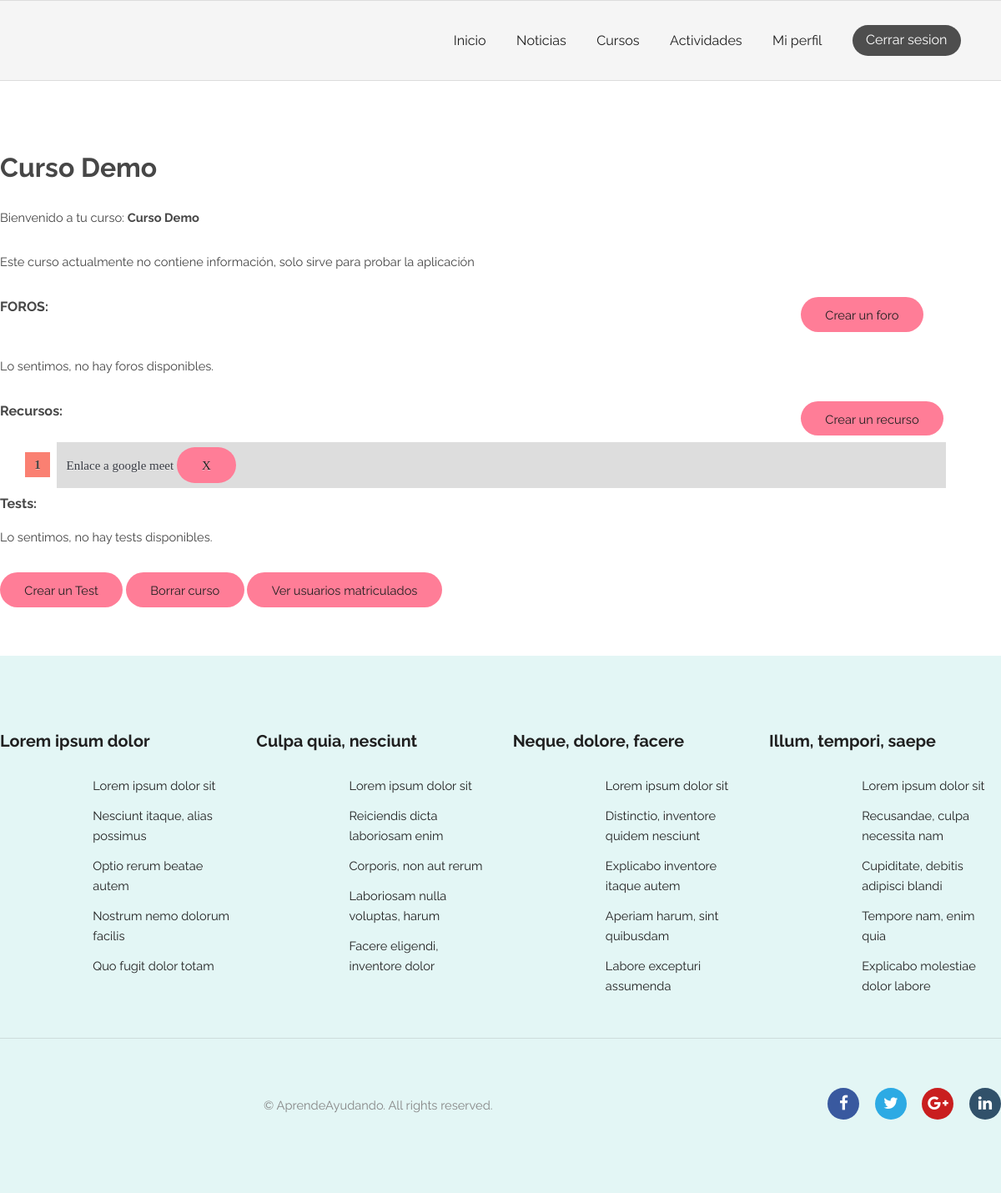
Page /courses/1/ (signed in) on the earlier database version.
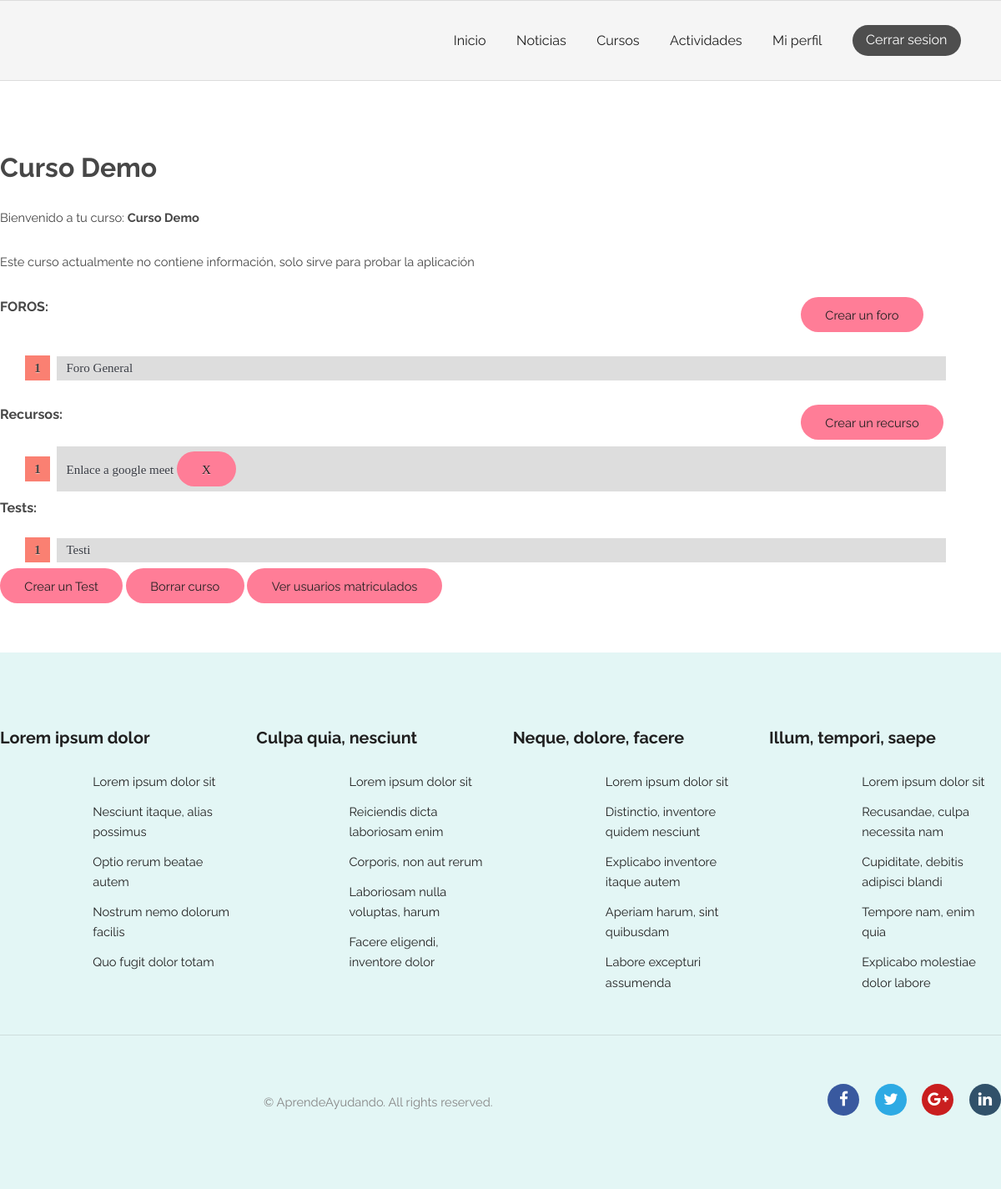
Same page on the later database version.
### courses/models.py (models this page shows, shortened)
class Course(models.Model):
    title = models.CharField(max_length=200)
    pub_date = models.DateTimeField(verbose_name="date published", auto_now_add=True)
    enrolled_users = models.ManyToManyField(get_user_model(), related_name="courses", blank=True)
    banned_users = models.ManyToManyField(get_user_model(), related_name="coursesBanned", blank=True)
    teacher = models.ForeignKey(get_user_model(), null=True, on_delete=models.CASCADE, limit_choices_to={'groups__name':'Profesor'})
    description = models.CharField(max_length=1000, blank=True)
    class Meta:
        verbose_name = "Curso"
        verbose_name_plural = "Cursos"

### resources/models.py (models this page shows)
class Resource(models.Model):
    activityCourseFk = models.IntegerField()
    activityCourseType = models.CharField(max_length=20)
    resourceText = models.CharField(max_length=200)
    resourceLink = models.CharField(max_length=200)
    pub_date = models.DateTimeField(verbose_name="date published", auto_now_add=True)
    class Meta:
        verbose_name = "Recurso"
        verbose_name_plural = "Recursos"

### forum/models.py (models this page shows, shortened)
class Forum(models.Model):
    title = models.CharField(max_length=200)
    enrolled_users = models.ManyToManyField(get_user_model(), related_name="forums", blank=True)
    author = models.ForeignKey(get_user_model(), null=True, on_delete=models.CASCADE,
                                limit_choices_to=Q(groups__name='Profesor') | Q(groups__name='EntidadPublicoPrivada'))
    activityCourseFk = models.IntegerField()
    activityCourseType = models.CharField(max_length=20)
    class Meta:
        verbose_name = "Foro"
        verbose_name_plural = "Foros"

### quiz/models.py (models this page shows, shortened)
class Quiz(models.Model):
    title = models.CharField(max_length=50)
    description = models.CharField(max_length=1000, blank=True, null=True)
    repeatable = models.BooleanField()
    show_qualification = models.BooleanField(default=False)
    class Meta:
        abstract = True

class QuizCourse(Quiz):
    course = models.ForeignKey(Course, on_delete=models.CASCADE)

### courses/views.py (the view)
# urls.py: path('<int:course_id>/', views.join, name='join'), # /courses/curso/1
@login_required
def join(request, course_id):
    course = get_object_or_404(Course, pk=course_id)
    success = False
    isOwner = is_owner(request.user, course.teacher)
    if request.user not in course.enrolled_users.all() and not isOwner :
        return inscription(request, course_id)
    forumListCourse = Forum.objects.filter(activityCourseType='Course', activityCourseFk=course.id)
    resourceListCourse = Resource.objects.filter(activityCourseType='Course', activityCourseFk=course.id)
    quizListCourse = QuizCourse.objects.filter(course=course)
    show_de_enroll = False
    if request.user in course.enrolled_users.all():
        show_de_enroll = True
    context = {
        'course': course,
        'success': success,
        'usuario': request.user,
        'isOwner': isOwner,
        'show_de_enroll':show_de_enroll,
        'forumListCourse': forumListCourse,
        'resourceListCourse': resourceListCourse,
        'quizListCourse': quizListCourse
    }
    return render(request, 'courses/curso.html', context)

### AprendeAyudando/templatetags/auth_extras.py (called while the page is built)
@register.filter(name='is_owner')
def is_owner(user, request_user):
    return True if user==request_user else False

### AprendeAyudando/templates/courses/curso.html (shortened to what this page needs)
{% extends "registration/base.html" %}
{% block style %}
    {% load static %}
    <link rel="stylesheet" type="text/css" href="{% static 'courses/style.css' %}">
{% endblock %}
{% block content %}
<section class="wrapper login">
    <div class="container 100%">
        <h1 style="padding-left: 0px;" class="courseTitle">{{ course.title }}</h1>
        <div class="courseElement">
            <div class="courseElementLeft">
                {% if isOwner %}
                    <p>Bienvenido a tu curso: <strong>{{ course.title }}</strong></p>
                {% else %}
                    <p>Hola {{ usuario.first_name }}, te encuentras en el curso: <strong>{{ course.title }}</strong> del profesor <strong>{{ course.teacher.first_name }}</strong></p>
                {% endif %}
            </div>
            <div class="courseElementRight">
            </div>
            <div class="courseElementContent">
                <p>{{course.description}}</p>
            </div>
        </div>
        <div class="courseElement">
            <div class="courseElementLeft">
                <h4>FOROS:</h4>
            </div>
            <div class="courseElementRight">
                {% if isOwner or user.is_superuser %}
                    <a  href="{% url 'forum:create' course.id %}" class="button pink">Crear un foro</a>
                {% endif %}
            </div>
            <div class="courseElementContent">
                <p>{% if forumListCourse %}
                    <ol id="prettyList" style="width:92%;">
                        {% for forum in forumListCourse %}
                            <li id="prettyListItem"><a href="{% url 'forum:join' forum.id %}">{{ forum.title }}</a></li>
                        {% endfor %}
                    </ol>
                {% else %}
                    <p>Lo sentimos, no hay foros disponibles.</p>
                {% endif %}</p>
            </div>
        </div>
        <div class="courseElement">
            <div class="courseElementLeft">
                <h4>Recursos:</h4>
            </div>
            <div class="courseElementRight">
                {% if isOwner or user.is_superuser %}
                    <a href="{% url 'resources:createResource' course.id %}" class="button pink">Crear un recurso</a>
                {% endif %}
            </div>
            <div class="courseElementContent">
                {% if resourceListCourse %}
                    <ol id="prettyList" style="width:92%;">
                        {% for resource in resourceListCourse %}
                        <li id="prettyListItem"><a href="{{ resource.resourceLink }}" target="_blank">{{ resource.resourceText }}</a>
                            <a class="button pink" href="{% url 'resources:delete' resource.id %}">X</a></li>
                        {% endfor %}
                    </ol>
                {% else %}
                    <p>Lo sentimos, no hay recusos disponibles.</p>
                {% endif %}
            </div>
        </div>
        <div class="courseElement">
            <div class="courseElementLeft">
                <h4>Tests:</h4>
            </div>
            <div class="courseElementContent">
                {% if quizListCourse %}
                    <ol id="prettyList" style="width:92%;">
                        {% for quiz in quizListCourse %}
                            <li id="prettyListItem"><a href="{% url 'quiz:startQuiz' quiz.id %}">{{ quiz.title }}</a>
                        {% endfor %}
                    </ol>
                {% else %}
                    <p>Lo sentimos, no hay tests disponibles.</p>
                {% endif %}
            </div>
        </div>
        {% if isOwner or user.is_superuser %}
        <div class="courseElement">
            <div class="courseElementContent">
                <a href="{% url 'quiz:createQuizCourse' course.id %}" class="button pink">Crear un Test</a>
                <a href="{% url 'courses:delete' course.id %}" class="button pink">Borrar curso</a>
                <a href="{% url 'courses:users' course.id %}" class="button pink">Ver usuarios matriculados</a>
            </div>
        </div>
        {% endif %}
</section>
{% endblock %}

### AprendeAyudando/templates/registration/base.html (shortened to what this page needs)
{% load static %}
<!DOCTYPE html>
<html>
  <head>
    <link rel="stylesheet" type="text/css" href="{% static 'general/css/skel.css' %}" />
	<link rel="stylesheet" type="text/css" href="{% static 'general/css/style.css' %}" />
	<link rel="stylesheet" type="text/css" href="{% static 'general/css/style-xlarge.css' %}"/>
	<link rel="stylesheet" href="https://cdnjs.cloudflare.com/ajax/libs/font-awesome/4.7.0/css/font-awesome.min.css">
	{% block style %}
    {% endblock %}
  </head>
  <body class="landing">
			<header id="header">
				<nav id="nav">
					<div class="right">
						<ul>
							<li><a href="/">Inicio</a></li>
							<li><a href="/news">Noticias</a></li>
							<li><a href="/courses">Cursos</a></li>
							<li><a href="/activity">Actividades</a></li>
							{% if not user.is_authenticated %}
								<li><a href="/register" >Registro</a></li>
								<li><a href="/accounts/login" class="button special" >Login</a></li>
							{% else %}
								<li><a href="/account" >Mi perfil</a></li>
								<li><a href="{% url 'logout' %}" class="button special" >Cerrar sesion</a></li>
							{% endif %}
						</ul>
					</div>
				</nav>
            </header>
            {% block content %}
            {% endblock %}
			<footer id="footer">
				<div class="container">
					<section class="links">
						<div class="row">
							<section class="3u 6u(medium) 12u$(small)">
								<h3>Lorem ipsum dolor</h3>
								<ul class="unstyled">
									<li><a href="#">Lorem ipsum dolor sit</a></li>
									<li><a href="#">Nesciunt itaque, alias possimus</a></li>
									<li><a href="#">Optio rerum beatae autem</a></li>
									<li><a href="#">Nostrum nemo dolorum facilis</a></li>
									<li><a href="#">Quo fugit dolor totam</a></li>
								</ul>
							</section>
							<section class="3u 6u$(medium) 12u$(small)">
								<h3>Culpa quia, nesciunt</h3>
								<ul class="unstyled">
									<li><a href="#">Lorem ipsum dolor sit</a></li>
									<li><a href="#">Reiciendis dicta laboriosam enim</a></li>
									<li><a href="#">Corporis, non aut rerum</a></li>
									<li><a href="#">Laboriosam nulla voluptas, harum</a></li>
									<li><a href="#">Facere eligendi, inventore dolor</a></li>
								</ul>
							</section>
							<section class="3u 6u(medium) 12u$(small)">
								<h3>Neque, dolore, facere</h3>
								<ul class="unstyled">
									<li><a href="#">Lorem ipsum dolor sit</a></li>
									<li><a href="#">Distinctio, inventore quidem nesciunt</a></li>
									<li><a href="#">Explicabo inventore itaque autem</a></li>
									<li><a href="#">Aperiam harum, sint quibusdam</a></li>
									<li><a href="#">Labore excepturi assumenda</a></li>
								</ul>
							</section>
							<section class="3u$ 6u$(medium) 12u$(small)">
								<h3>Illum, tempori, saepe</h3>
								<ul class="unstyled">
									<li><a href="#">Lorem ipsum dolor sit</a></li>
									<li><a href="#">Recusandae, culpa necessita nam</a></li>
									<li><a href="#">Cupiditate, debitis adipisci blandi</a></li>
									<li><a href="#">Tempore nam, enim quia</a></li>
									<li><a href="#">Explicabo molestiae dolor labore</a></li>
								</ul>
							</section>
						</div>
					</section>
					<div class="row">
						<div class="8u 12u$(medium)">
							<ul class="copyright">
								<li>&copy; AprendeAyudando. All rights reserved.</li>
							</ul>
						</div>
						<div class="4u$ 12u$(medium)">
							<ul class="icons">
								<li>
									<a class="icon rounded fa-facebook"><span class="label">Facebook</span></a>
								</li>
								<li>
									<a class="icon rounded fa-twitter"><span class="label">Twitter</span></a>
								</li>
								<li>
									<a class="icon rounded fa-google-plus"><span class="label">Google+</span></a>
								</li>
								<li>
									<a class="icon rounded fa-linkedin"><span class="label">LinkedIn</span></a>
								</li>
							</ul>
						</div>
					</div>
				</div>
			</footer>
	</body>
</html>

### AprendeAyudando/static/general/css/skel.css (style rules this page uses)
html,body,div,span,applet,object,iframe,h1,h2,h3,h4,h5,h6,p,blockquote,pre,a,abbr,acronym,address,big,cite,code,del,dfn,em,img,ins,kbd,q,s,samp,small,strike,strong,sub,sup,tt,var,b,u,i,center,dl,dt,dd,ol,ul,li,fieldset,form,label,legend,table,caption,tbody,tfoot,thead,tr,th,td,article,aside,canvas,details,embed,figure,figcaption,footer,header,hgroup,menu,nav,output,ruby,section,summary,time,mark,audio,video { margin:0;padding:0;border:0;font-size:100%;font:inherit;vertical-align:baseline; }
article,aside,details,figcaption,figure,footer,header,hgroup,menu,nav,section { display:block; }
body { line-height:1; }
ol,ul { list-style:none; }
body { -webkit-text-size-adjust:none }
*, *:before, *:after { -moz-box-sizing: border-box; -webkit-box-sizing: border-box; box-sizing: border-box; }
.container { margin-left: auto; margin-right: auto; width: 1200px; }
.row { border-bottom: solid 1px transparent; }
.row > * { float: left; }
.row:after, .row:before { content: ''; display: block; clear: both; height: 0; }
.row > * { padding: 0 0 0 2em; }
.row { margin: 0 0 -1px -2em; }
.\38 u, .\38 u\24 { width: 66.6666666667%; clear: none; margin-left: 0; }
.\34 u, .\34 u\24 { width: 33.3333333333%; clear: none; margin-left: 0; }
.\33 u, .\33 u\24 { width: 25%; clear: none; margin-left: 0; }

### AprendeAyudando/static/general/css/style-xlarge.css (style rules this page uses)
body, input, select, textarea { font-size: 11pt; }

### AprendeAyudando/static/courses/style.css (style rules this page uses)
.courseTitle { font-size: xx-large; padding-left: 30px; }
.courseElement { display: grid; grid-template-columns: 4fr 1fr; grid-template-rows: repeat(1, 1fr); grid-column-gap: 0px; grid-row-gap: 0px; grid-auto-rows: auto; }
.courseElementLeft { grid-area: 1 / 1 / 2 / 2; }
.courseElementRight { grid-area: 1 / 2 / 2 / 3; }
.courseElementContent { grid-area: 2 / 1 / 3 / 3; }
ul { text-align: left; margin-left: 40%; list-style-type: none; }
#prettyList { counter-reset: prettyListItem; list-style: none; *list-style: decimal; font: 15px 'trebuchet MS', 'lucida sans'; padding: 0; margin-bottom: 1em; text-shadow: 0 1px 0 rgba(255,255,255,.5); }
#prettyList { margin: 0 0 0 2em; }
#prettyListItem { position: relative; display: block; padding: .4em .4em .4em .8em; *padding: .4em; margin: .5em 0 .5em 2.5em; background: #ddd; color: #444; text-decoration: none; transition: all .3s ease-out; }
#prettyListItem:before { content: counter(prettyListItem); counter-increment: prettyListItem; position: absolute; left: -2.5em; top: 50%; margin-top: -1em; background: #fa8072; height: 2em; width: 2em; line-height: 2em; text-align: center; font-weight: bold; }
#prettyListItem:after { position: absolute; content: ''; border: .5em solid transparent; left: -1em; top: 50%; margin-top: -.5em; transition: all .3s ease-out; }

Differences in the rows shown:
added Forum: title "Foro General"
added QuizCourse: title "Testi"
Other differences:
text no longer shown: "Lo sentimos, no hay foros disponibles. Lo sentimos, no hay tests disponibles."
